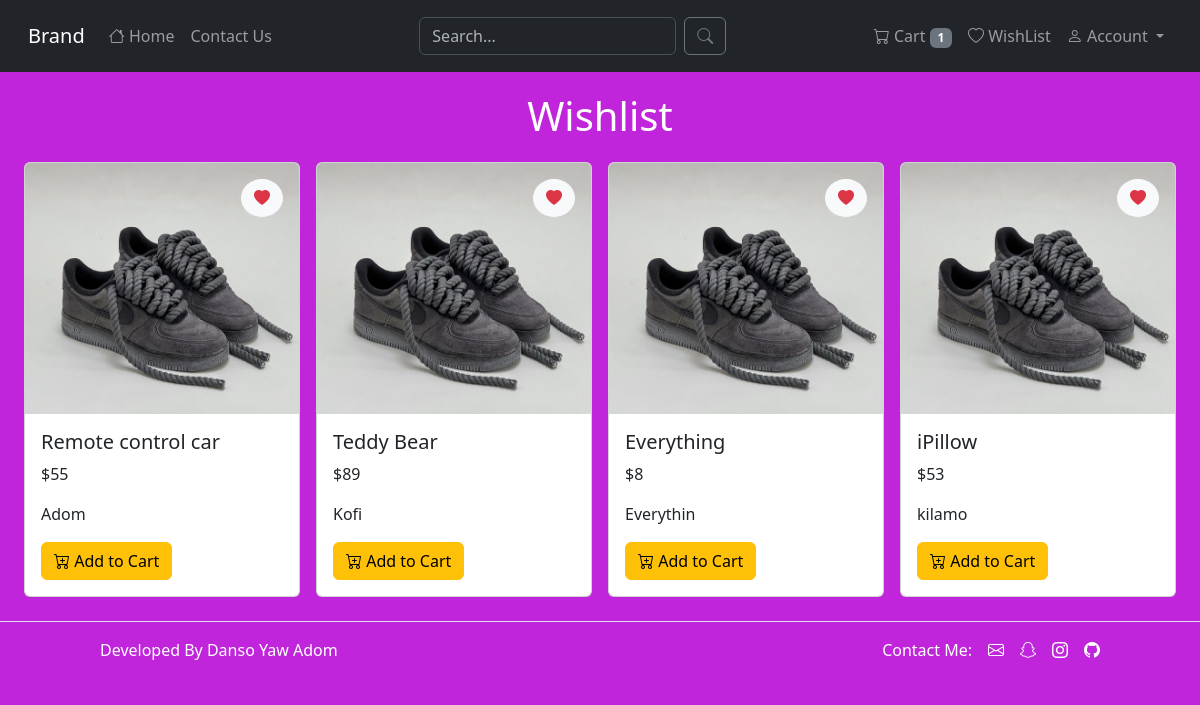
The app's page /wish-list (signed in) with its own data.
### ecommerce/models.py (models this page shows)
class Product(db.Model):
	id = db.Column(db.Integer, primary_key=True)
	name = db.Column(db.String(100), nullable=False)
	seller = db.Column(db.String(50))
	price = db.Column(db.Integer, nullable=False)
	food_and_Grocery = db.Column(db.Boolean, nullable=False)
	mobilePhones_and_Tablets = db.Column(db.Boolean, nullable=False)
	electronics = db.Column(db.Boolean, nullable=False)
	sports = db.Column(db.Boolean, nullable=False)
	home_Furniture_and_Appliances = db.Column(db.Boolean, nullable=False)
	fashion = db.Column(db.Boolean, nullable=False)
	health_and_Beauty = db.Column(db.Boolean, nullable=False)
	toys = db.Column(db.Boolean, nullable=False)
	timestamp = db.Column(db.DateTime, default=datetime.utcnow, nullable=False)

### ecommerce/views.py (the view)
@views.route('/wish-list', methods=['GET'])
@login_required
def wishlist():
    items = db.session.execute(db.select(WishList).filter_by(user_id=current_user.id)).scalars()
    product_ids = [item.product_id for item in items]
    wishlist_items = db.session.execute(db.select(Product).filter(Product.id.in_(product_ids))).scalars()
    wishlist_items_list = list(wishlist_items)
    return render_template('views/wishlist.html', products=wishlist_items_list)

### ecommerce/__init__.py (called while the page is built)
def create_app():
	app = Flask(__name__)
	app.config.from_object('config.DevelopmentConfig')
	from .admin import MyAdminIndexView
	db.init_app(app)
	login_manager.init_app(app)
	login_manager.login_view = "auth.login"
	login_manager.login_message = "Please login in to continue"
	login_manager.session_protection = "strong"
	admin_panel.init_app(app, index_view=MyAdminIndexView())
	from .views import views
	from .auth import auth
	from .errors import errors
	app.register_blueprint(views, url_prefix='/')
	app.register_blueprint(errors, url_prefix='/')
	app.register_blueprint(auth, url_prefix='/auth')
	from .models import Product, User, Cart, WishList, Orders
	with app.app_context():
	    db.create_all()
	@login_manager.user_loader
	def load_user(user_id):
	    return User.query.get(user_id)
	return app

### ecommerce/views.py (called while the page is built)
@views.app_context_processor
def base():
    cart_no = 0
    if current_user.is_authenticated:
	    cart_items = db.session.execute(db.select(Cart).filter(Cart.user_id == current_user.id)).scalars()
	    cart_no = len(list(cart_items))
    return dict(cart_no=cart_no)

### ecommerce/templates/views/wishlist.html (shortened to what this page needs)
{% extends 'views/base.html' %}
{% block content %}
<div class="container-fluid">
    <div class="container-fluid text-center mb-3">
        <span class="fs-1" style="color: white;">Wishlist</span>
    </div>
    {% if products %}
    <div class="row row-cols-1 row-cols-sm-2 row-cols-md-3 row-cols-lg-4 g-3">
        {% for product in products %}
        <div class="col product-item">
            <div class="card h-100">
                <div class="position-relative">
                    <img src="{{ url_for('static', filename='images/customA.png') }}" class="card-img-top" alt="...">
                    <form class="position-absolute top-0 end-0 m-3" action="{{ url_for('views.add_or_remove_from_wishlist', product_id=product.id) }}" method="POST">
                        <button class="btn btn-light rounded-circle" type="submit">
                            <i class="bi bi-heart-fill text-danger"></i>
                        </button>
                    </form>
                </div>
                <div class="card-body">
                    <h5 class="card-title">{{ product.name }}</h5>
                    <p class="card-text">${{ product.price }}</p>
                    <p class="card-text">{{ product.seller }}</p>
                    <form action="{{ url_for('views.add_to_cart', product_id=product.id) }}" method="POST">
                        <button type="submit" class="btn btn-warning"><i class="bi bi-cart-plus"></i> Add to Cart</button>
                    </form>
                </div>
            </div>
        </div>
        {% endfor %}
    </div>
    {% endif %}
</div>
{% endblock content %}

### ecommerce/static/css/base.css (style rules this page uses)
body { background: #c025db; }
.product-item { transition: all 0.5s; }

### records on screen
Product: name "Remote control car", price "55", seller "Adom"
Product: name "Teddy Bear", price "89", seller "Kofi"
Product: name "Everything", price "8", seller "Everythin"
Product: name "iPillow", price "53", seller "kilamo"

### other values on screen
{{ cart_no }} "1"
